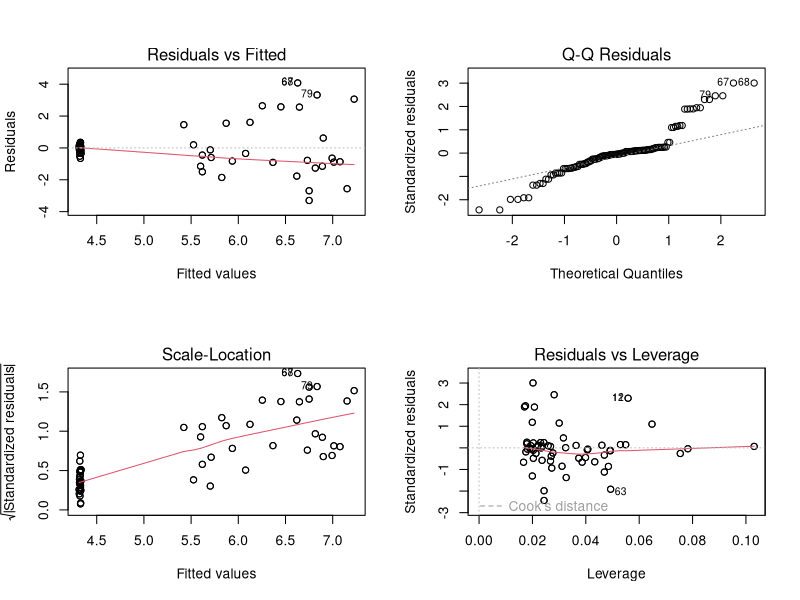
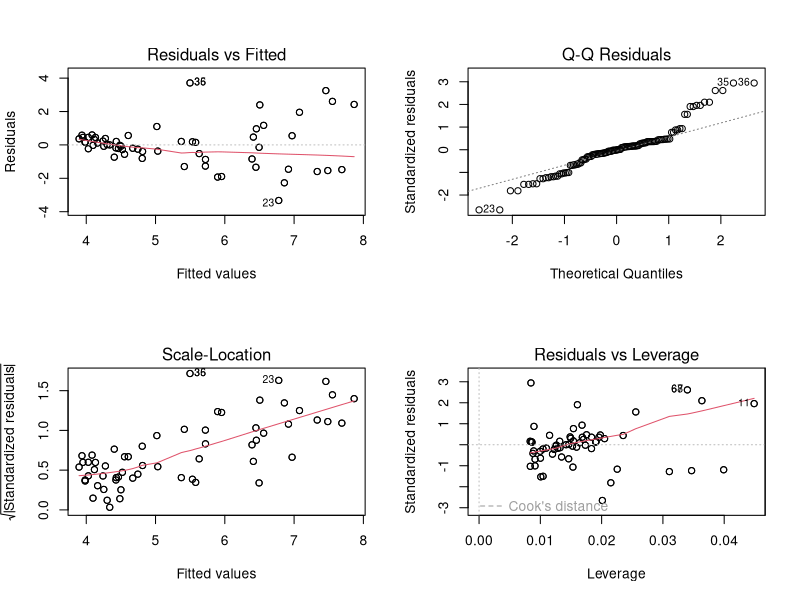
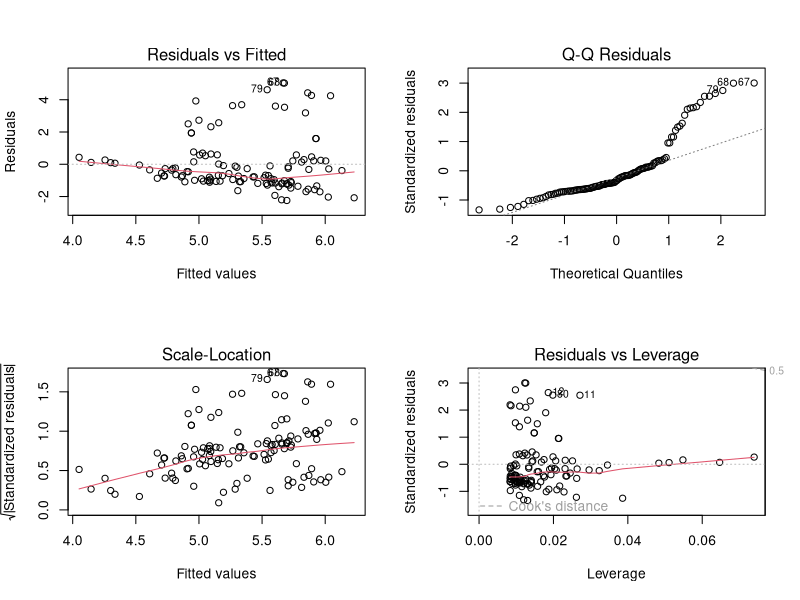
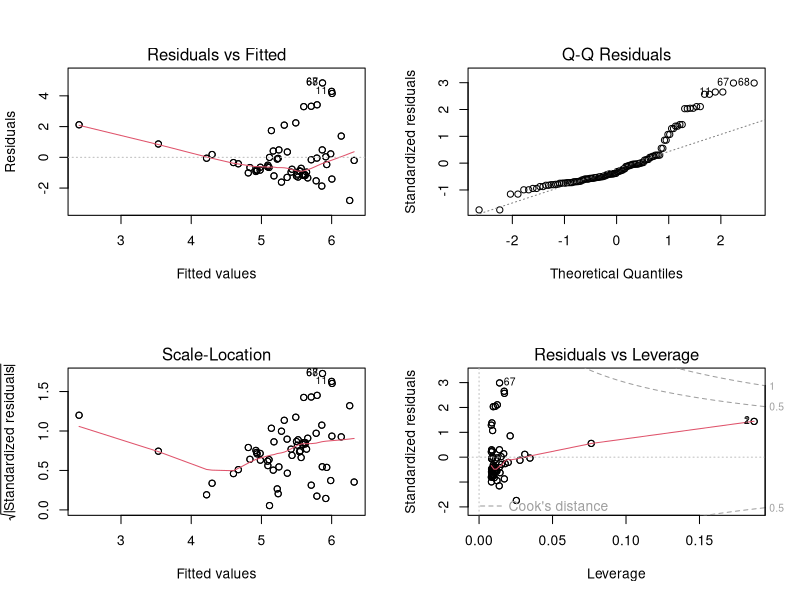
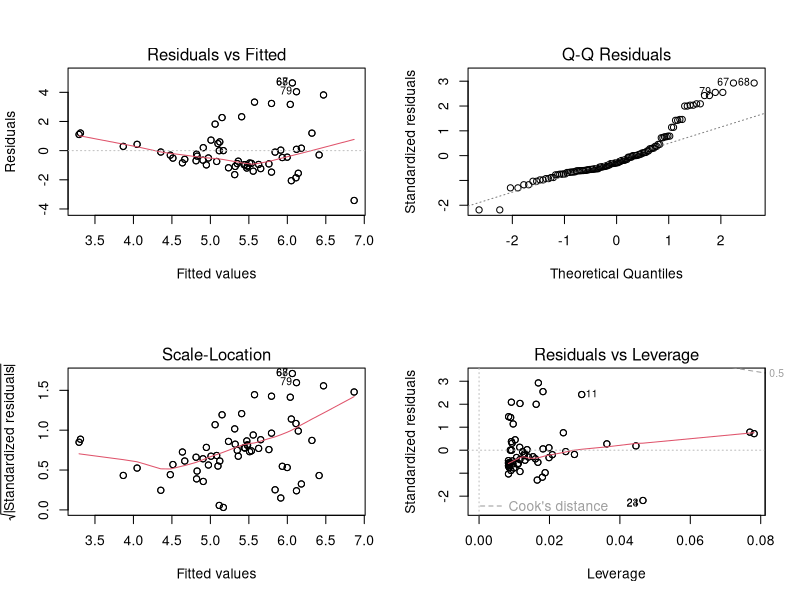
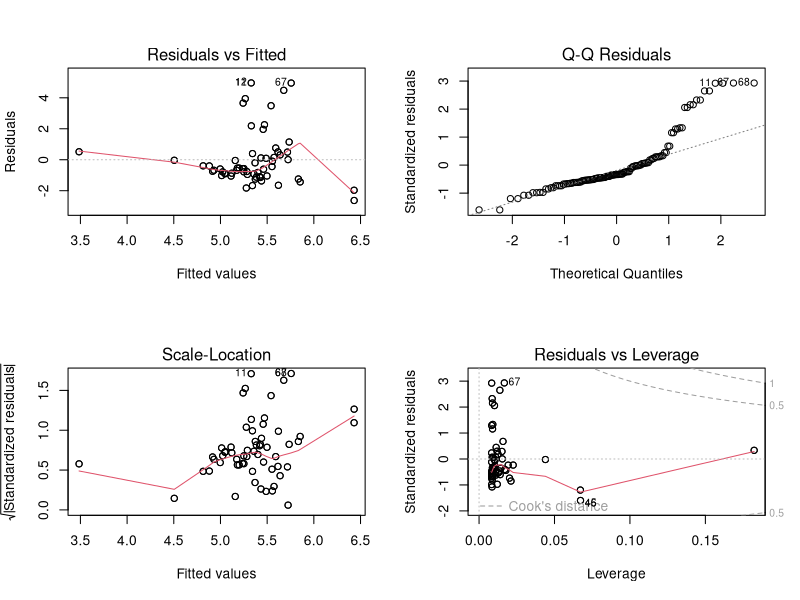
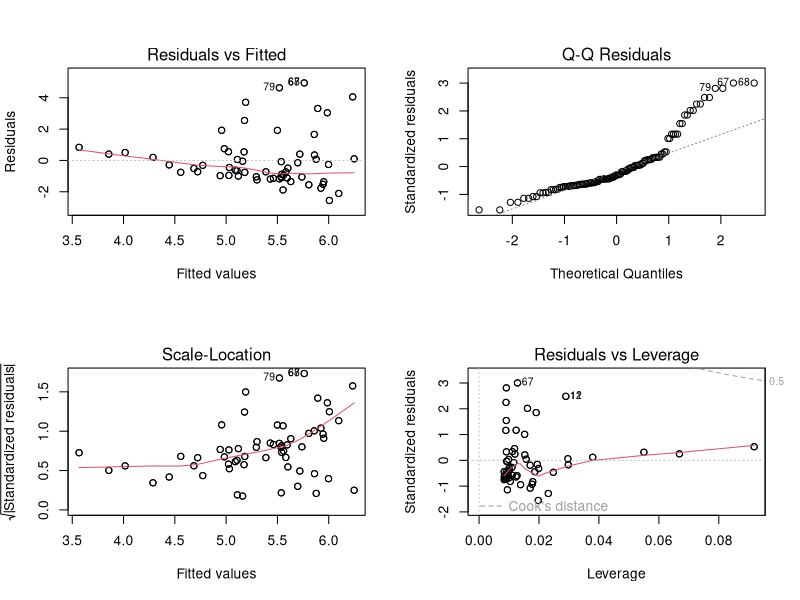
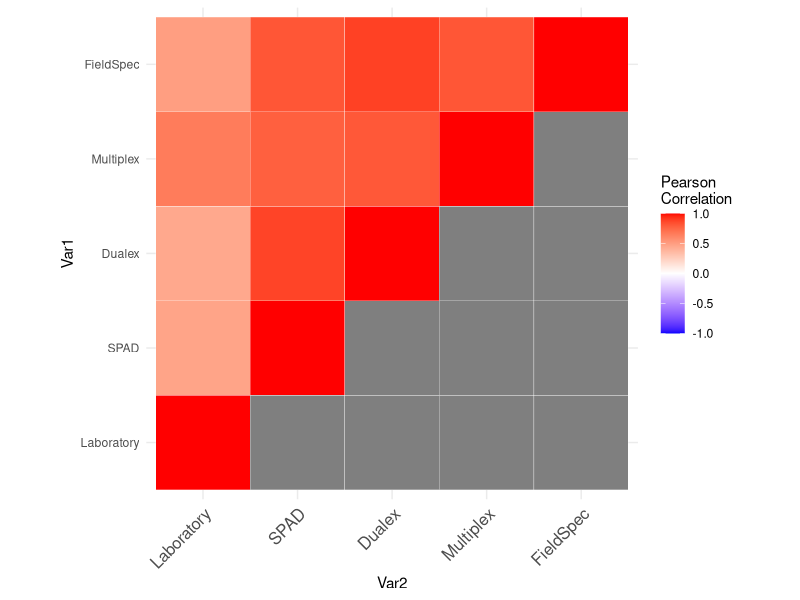

Reproduce these figures in R, in order.
library(tidyverse)
library(readxl)
library(gridExtra)
library(ggpubr)
library(reshape2)
library(lme4)

maize <- read_excel("Maize dataset.xlsx")

#checking for normal distribution to figure out which cor.coef to use
spad.model <- lm(FM_Rest_Ernteblatt ~ SPAD*Blattalter, data = maize)
lab.model <- lm(FM_Rest_Ernteblatt ~ Chl_Labor, data = maize)
dualex.model <- lm(FM_Rest_Ernteblatt ~ Chl, data = maize)
multi.model1 <- lm(FM_Rest_Ernteblatt ~ SFR_R, data = maize)
multi.model2 <- lm(FM_Rest_Ernteblatt ~ SFR_G, data = maize)
field.model1 <- lm(FM_Rest_Ernteblatt ~ NDWI, data = maize)
field.model2 <- lm(FM_Rest_Ernteblatt ~ ChlNDI, data = maize)

par(mfrow = c(2, 2))
plot(spad.model)
plot(lab.model)
plot(dualex.model)
plot(multi.model1)
plot(multi.model2)
plot(field.model1)
plot(field.model2)
par(mfrow = c(1, 1))

shapiro.test(maize$FM_Rest_Ernteblatt)
shapiro.test(maize$Pflanzenhoehe)
shapiro.test(maize$SPAD)
shapiro.test(maize$Chl_Labor)
shapiro.test(maize$Chl)
shapiro.test(maize$SFR_R)
shapiro.test(maize$SFR_G)
shapiro.test(maize$NDWI)
shapiro.test(maize$ChlNDI)

#plotting the correlation matrix
cor.df <- select(maize, Chl_Labor, SPAD, DX_Chl_MW, SFR_R, ChlNDI)

names(cor.df)[names(cor.df) == "Chl_Labor"] <- "Laboratory"
names(cor.df)[names(cor.df) == "DX_Chl_MW"] <- "Dualex"
names(cor.df)[names(cor.df) == "SFR_R"] <- "Multiplex"
names(cor.df)[names(cor.df) == "ChlNDI"] <- "FieldSpec"

cormat <- round(cor(cor.df, method = "spearman"),2)

get_lower_tri<-function(cormat){
  cormat[upper.tri(cormat)] <- NA
  return(cormat)
}

get_upper_tri <- function(cormat){
  cormat[lower.tri(cormat)]<- NA
  return(cormat)
}

lt <- get_lower_tri(cormat)
lt

lt <- melt(lt)

ggplot(lt, aes(Var2, Var1, fill = value))+
  geom_tile(color = "white")+
  scale_fill_gradient2(low = "blue", high = "red", mid = "white", 
                       midpoint = 0, limit = c(-1,1), space = "Lab", 
                       name="Pearson\nCorrelation") +
  theme_minimal()+ 
  theme(axis.text.x = element_text(angle = 45, vjust = 1, 
                                   size = 12, hjust = 1))+
  coord_fixed()

upper_tri <- get_upper_tri(cormat)

melted_cormat <- melt(upper_tri, na.rm = TRUE)

ggheatmap <- ggplot(melted_cormat, aes(Var2, Var1, fill = value))+
  geom_tile(color = "white")+
  scale_fill_gradient2(low = "blue", high = "red", mid = "white", 
                       midpoint = 0, limit = c(-1,1), space = "Lab", 
                       name="Spearman\nCorrelation") +
  theme_minimal() +
  theme(axis.text.x = element_text(angle = 45, vjust = 1, 
                                   size = 12, hjust = 1)) +
  coord_fixed()

ggheatmap + 
  geom_text(aes(Var2, Var1, label = value), color = "black", size = 4) +
  theme(
    axis.title.x = element_blank(),
    axis.title.y = element_blank(),
    panel.grid.major = element_blank(),
    panel.border = element_blank(),
    panel.background = element_blank(),
    axis.ticks = element_blank(),
    legend.justification = c(1, 0),
    legend.position = c(0.6, 0.7),
    plot.title = element_text(hjust = 0.5),
    legend.direction = "horizontal")+
  guides(fill = guide_colorbar(barwidth = 7, barheight = 1,
                               title.position = "top", title.hjust = 0.5))

#correlation scatterplots with leave age differentiation
maize$Blattalter[maize$Blattalter == "jung"] <- "Young"
maize$Blattalter[maize$Blattalter == "alt"] <- "Old"
maize$Treatment[maize$Treatment == "Nährstoffmangel"] <- "Nutrient deficiency"
maize$Treatment[maize$Treatment == "Trockenstress"] <- "Drought"
maize$Treatment[maize$Treatment == "Kontrolle"] <- "Control"

e <- ggplot(maize, aes(x = SPAD, y = Chl_Labor, color = Treatment, shape = Blattalter)) +
  geom_point() + 
  geom_smooth(method = lm) +
  labs(shape = "Leaf age", x = "SPAD value", 
       y = bquote("Chlorophyll content [nmol" ~ g^-1 ~ "]"),
         title = "(A)") +
  scale_x_continuous(expand = c(0, 0), limits = c(0, 50)) +
  scale_y_continuous(expand = c(0, 0), limits = c(0, 300)) +
  scale_color_manual(values = c("red3", "#0072B2", "#F0E442")) +
  theme_bw() +
  theme(axis.text = element_text(size = 10), 
        axis.title = element_text(size = 11), 
        plot.title = element_text(size = 15, vjust = -10, hjust = 0.03),
        strip.text.y = element_text(size = 10), 
        strip.text.x = element_text(size = 10))
e

f <- ggplot(maize, aes(x = Chl, y = Chl_Labor, color = Treatment, shape = Blattalter)) +
  geom_point() + 
  geom_smooth(method = lm) + 
  labs(shape = "Leaf age", x = "Dualex value", 
       y = bquote("Chlorophyll content [nmol" ~ g^-1 ~ "]"),
       title = "(B)") +
  scale_x_continuous(expand = c(0, 0), limits = c(0, 42)) +
  scale_y_continuous(expand = c(0, 0), limits = c(0, 300)) +
  scale_color_manual(values = c("red3", "#0072B2", "#F0E442")) +
  theme_bw() +
  theme(axis.text = element_text(size = 10), 
        axis.title = element_text(size = 11), 
        plot.title = element_text(size = 15, vjust = -10, hjust = 0.03), 
        strip.text.y = element_text(size = 10), 
        strip.text.x = element_text(size = 10))

g <- ggplot(maize, aes(x = SFR_R, y = Chl_Labor, color = Treatment, shape = Blattalter)) +
  geom_point() + 
  geom_smooth(method = lm) + 
  labs(shape = "Leaf age", x = "Multiplex value", 
       y = bquote("Chlorophyll content [nmol" ~ g^-1 ~ "]"),
       title = "(C)") +
  scale_x_continuous(expand = c(0, 0), limits = c(0, 1.5)) +
  scale_y_continuous(expand = c(0, 0), limits = c(0, 300)) +
  scale_color_manual(values = c("red3", "#0072B2", "#F0E442")) +
  theme_bw() + 
  theme(axis.text = element_text(size = 10), 
        axis.title = element_text(size = 11), 
        plot.title = element_text(size = 15, vjust = -10, hjust = 0.03), 
        strip.text.y = element_text(size = 10), 
        strip.text.x = element_text(size = 10))

h <- ggplot(maize, aes(x = ChlNDI, y = Chl_Labor, color = Treatment, shape = Blattalter)) +
  geom_point() + 
  geom_smooth(method = lm) + 
  labs(shape = "Leaf age", x = "Fieldspec value", 
       y = bquote("Chlorophyll content [nmol" ~ g^-1 ~ "]"),
       title = "(D)") +
  scale_x_continuous(expand = c(0, 0), limits = c(0, 0.61)) +
  scale_y_continuous(expand = c(0, 0), limits = c(0, 300)) +
  scale_color_manual(values = c("red3", "#0072B2", "#F0E442")) +
  theme_bw() + 
  theme(axis.text = element_text(size = 10), 
        axis.title = element_text(size = 11), 
        plot.title = element_text(size = 15, vjust = -10, hjust = 0.03), 
        strip.text.y = element_text(size = 10), 
        strip.text.x = element_text(size = 10))

ggarrange(e, f, g, h, ncol = 2, nrow = 2, common.legend = TRUE, legend = "bottom")

#morphological plots
chl <- maize[!duplicated(maize$Blattdichte), ]

height <- maize[!duplicated(maize$Pflanzennummer), ]

tm <- slice(height, 10:30)
tm <- transform(tm, TM_Ganze_Pflanze = as.numeric(TM_Ganze_Pflanze))

addline_format <- function(x,...){
  gsub("\\s","\n",x)
}

#height
q <- ggplot(height, aes(x = Treatment, y = Pflanzenhoehe, fill = Treatment)) +
  geom_boxplot(show.legend = FALSE) +
  ggtitle("(C)") +
  ylab("Plant height [cm]") +
  scale_fill_manual(values = c("red3", "#0072B2", "#F0E442")) +
  scale_x_discrete(breaks = unique(height$Treatment),
                   labels = addline_format(c("Nutrient deficiency", "Drought", "Control"))) +
  geom_jitter(position = position_jitter(0.2), show.legend = FALSE) +
  theme_bw() +
  theme(axis.text = element_text(size = 10), 
        axis.title = element_text(size = 11), 
        plot.title = element_text(size = 15, vjust = -10, hjust = 0.98), 
        strip.text.y = element_text(size = 10), 
        strip.text.x = element_text(size = 10))

#dry matter
w <- ggplot(tm, aes(x = Treatment, y = TM_Ganze_Pflanze, fill = Treatment)) +
  geom_boxplot(show.legend = FALSE) +
  ggtitle("(B)") +
  ylab("Dry matter per plant [g]") +
  scale_fill_manual(values = c("red3", "#0072B2", "#F0E442")) +
  scale_x_discrete(breaks = unique(height$Treatment),
                   labels = addline_format(c("Nutrient deficiency", "Drought", "Control"))) +
  geom_jitter(position = position_jitter(0.2), show.legend = FALSE) +
  theme_bw() +
  theme(axis.text = element_text(size = 10), 
        axis.title = element_text(size = 11), 
        plot.title = element_text(size = 15, vjust = -10, hjust = 0.98), 
        strip.text.y = element_text(size = 10), 
        strip.text.x = element_text(size = 10))

#chlorophyll lab
r <- ggplot(chl, aes(x = Treatment, y = Chl_Labor, fill = Treatment)) +
  geom_boxplot(show.legend = FALSE) +
  ggtitle("(A)") +
  ylab("Chlorophyll content [nmol" ~ g^-1 ~ "]") +
  scale_fill_manual(values = c("red3", "#0072B2", "#F0E442")) +
  scale_x_discrete(breaks = unique(height$Treatment),
                   labels = addline_format(c("Nutrient deficiency", "Drought", "Control"))) +
  geom_jitter(position = position_jitter(0.2), show.legend = FALSE) +
  theme_bw() +
  theme(axis.text = element_text(size = 10), 
        axis.title = element_text(size = 11), 
        plot.title = element_text(size = 15, vjust = -10, hjust = 0.98), 
        strip.text.y = element_text(size = 10), 
        strip.text.x = element_text(size = 10))

ggarrange(r, w, q, ncol = 3, nrow = 1)

#interaction plot
ggplot(maize, aes(x = Treatment, y = Chl_Labor, shape = Blattalter, fill = Treatment)) + 
  geom_boxplot(show.legend = FALSE) + 
  geom_jitter(position = position_jitter(0.2)) + 
  labs(shape = "Leaf age", 
       y = bquote("Chlorophyll content [nmol  " ~ g^-1 ~ "]")) +
  scale_y_continuous(expand = c(0, 0), limits = c(0, 300)) + 
  scale_fill_manual(values = c("red3", "#0072B2", "#F0E442")) + 
  theme_bw() +
  guides(fill = FALSE) + 
  theme(axis.text = element_text(size = 11), 
        axis.title = element_text(size = 13), 
        strip.text.y = element_text(size = 10), 
        strip.text.x = element_text(size = 10), 
        legend.position = c(0.9, 0.9))






